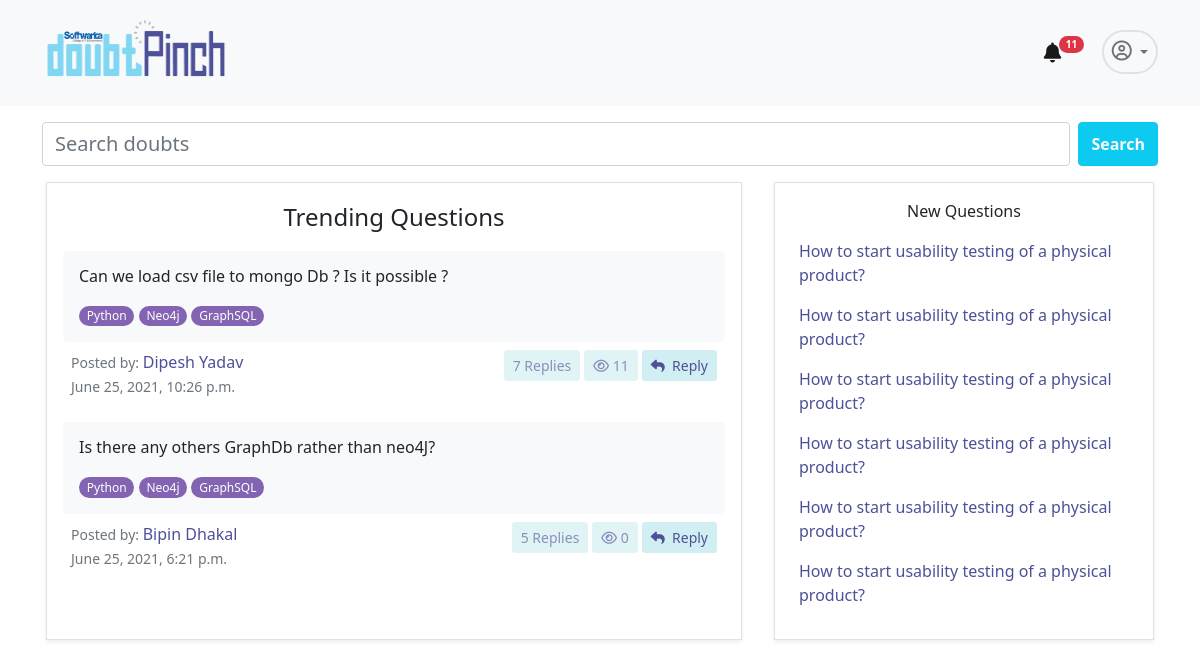
Page /app/home/ on the earlier database version.
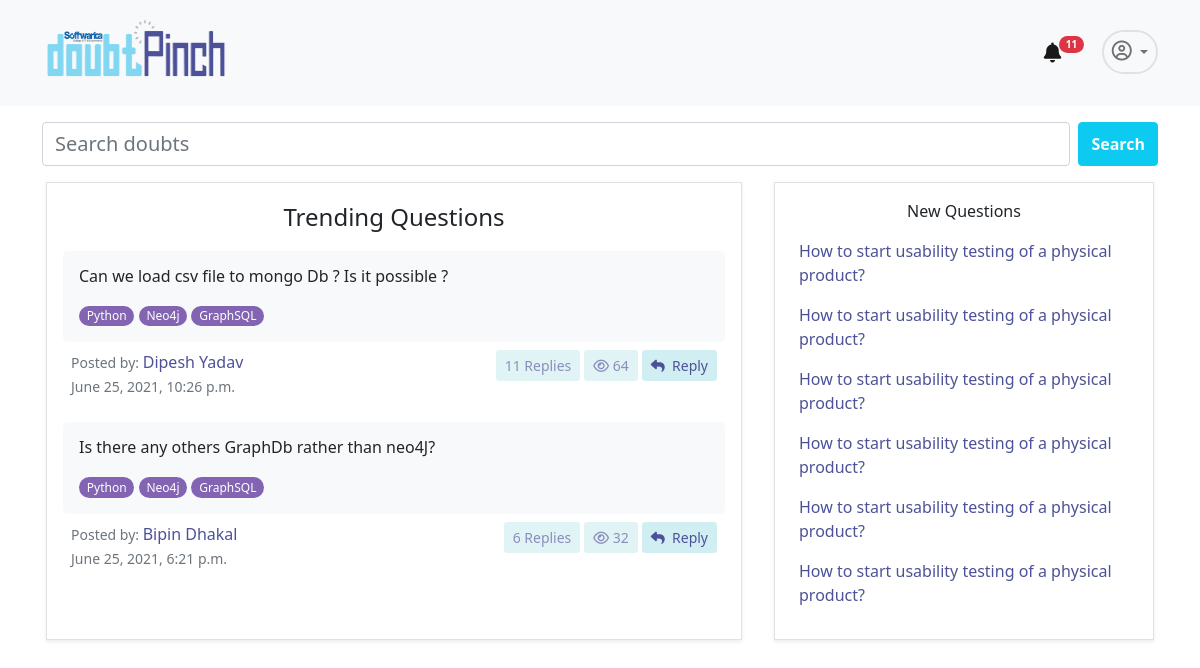
Same page on the later database version.
### dpapp/models.py (models this page shows, shortened)
class Doubt(models.Model):
    user= models.ForeignKey(User,on_delete=models.CASCADE)
    title= models.TextField(null=False)
    description=models.TextField(null=True, blank=True)
    created_on = models.DateTimeField(default=datetime.now, blank=True)
    tags=models.CharField(max_length=255, null=True)
    views= models.IntegerField(default=0)
    @property
    def total_replies(self):
        totalreplies = Answer.objects.filter(doubt=self).count()
        return totalreplies

### accounts/models.py (models this page shows, shortened)
class User(AbstractUser):
    username = None#models.CharField(max_length=255, null=True, blank=True)
    email = models.EmailField(
        verbose_name='email address',
        max_length=255,
        unique=True,
    )
    email_confirmed = models.BooleanField(default=False) #initially this field is false but will se chan
    is_active = models.BooleanField(default=False)
    is_staff = models.BooleanField(default=False) # a admin user; non super-user
    is_admin = models.BooleanField(default=False)
    is_seller = models.BooleanField(default=False)
    is_customer = models.BooleanField(default=False)
    USERNAME_FIELD = 'email'
    REQUIRED_FIELDS = [] #emaila nd password are required fields and first name and last name is inherited from the user creation model
    object = UserManager()

### dpapp/views.py (the view)
# urls.py: 2. Add a URL to urlpatterns:  path('', Home.as_view(), name='home')
class Home(ListView):
    template_name="dpapp/home.html"
    model= Doubt
    def get_context_data(self, **kwargs):
        context = super(Home, self).get_context_data(**kwargs)
        doubts=Doubt.objects.all().order_by('-views')
        newdoubts=Doubt.objects.all().order_by('-id')
        paginator= Paginator(doubts, 2)
        page = self.request.GET.get('page')
        try:
            doubts = paginator.page(page)
        except PageNotAnInteger:
            doubts = paginator.page(1)
        except EmptyPage:
            doubts = paginator.page(paginator.num_pages)
        context.update({'doubts':doubts,'newdoubts':newdoubts,'page':page})
        return context

### templates/dpapp/home.html (shortened to what this page needs)
{% extends 'dpapp/base.html' %}
        {% block navbar%}
        <div class="container">
            <form class="d-flex mt-3">
                <input class="form-control me-2 fs-5 fw-light" type="search" placeholder="Search doubts"
                    aria-label="Search">
                <button class="btn btn-info text-light fw-bold" type="submit">Search</button>
            </form>
            <div class="row mt-3 ">
                <div class="col border shadow-sm p-3 mx-3 mb-3">
                    <p class="fw-light fs-4 text-center">Trending Questions</p>
                    {% for i in doubts %}
                    <div class="mt-1">
                        <div class="bg-light mt-2 p-3 rounded-3  ">
                            <p class="h6 text-dark mb-3">{{i.title}}</p>
                            <span class="badge rounded-pill bg-purple fw-normal">Python</span>
                            <span class="badge rounded-pill  bg-purple fw-normal">Neo4j</span>
                            <span class="badge rounded-pill  bg-purple fw-normal">GraphSQL</span>
                        </div>
                        <div class="d-flex bd-highlight mb-3">
                            <div class="me-auto p-2 bd-highlight">
                                <small class="text-muted">Posted by: <span class="fs-6 text-pinch">{{i.user.first_name}} {{i.user.last_name}}</span></small><br>
                                <small class="text-muted">{{i.created_on}}</span></small>
                            </div>
                            <div class="p-2 bd-highlight">
                                <div class="d-flex justify-content-center">
                                    <a href="" class="btn btn-doubt btn-sm text-pinch disabled me-1"> {{i.total_replies}} Replies</a>
                                    <a href="" class="btn btn-doubt btn-sm text-pinch disabled me-1"><i
                                            class="far fa-eye"></i> {{i.views}}</a>
                                    <a href="{% url 'dpapp:detail' i.id %}" class="btn btn-doubt btn-sm text-pinch "><i
                                            class="fas fa-reply"></i>&nbsp; Reply</a>
                                </div>
                            </div>
                        </div>
                    </div>
                    {% endfor %}
                </div>
                <div class="col-lg-4 col-11 border shadow-sm mx-3 py-3 px-4 mb-3">
                    <p class="fw-light fs-6 text-center">New Questions</p>
                    <a href="" class="text-pinch text-decoration-none fs-6">
                        <p>How to start usability testing of a physical product? </p>
                    </a>
                    <a href="" class="text-pinch text-decoration-none fs-6">
                        <p>How to start usability testing of a physical product? </p>
                    </a>
                    <a href="" class="text-pinch text-decoration-none fs-6">
                        <p>How to start usability testing of a physical product? </p>
                    </a>
                    <a href="" class="text-pinch text-decoration-none fs-6">
                        <p>How to start usability testing of a physical product? </p>
                    </a>
                    <a href="" class="text-pinch text-decoration-none fs-6">
                        <p>How to start usability testing of a physical product? </p>
                    </a>
                    <a href="" class="text-pinch text-decoration-none fs-6">
                        <p>How to start usability testing of a physical product? </p>
                    </a>
                </div>
            </div>
        </div>
{% endblock %}

Differences in the rows shown:
changed Doubt "Can we load csv file to mongo Db ? Is it possible ?": total_replies "7" → "11"; views "11" → "64"
changed Doubt "Is there any others GraphDb rather than neo4J?": total_replies "5" → "6"; views "0" → "32"
